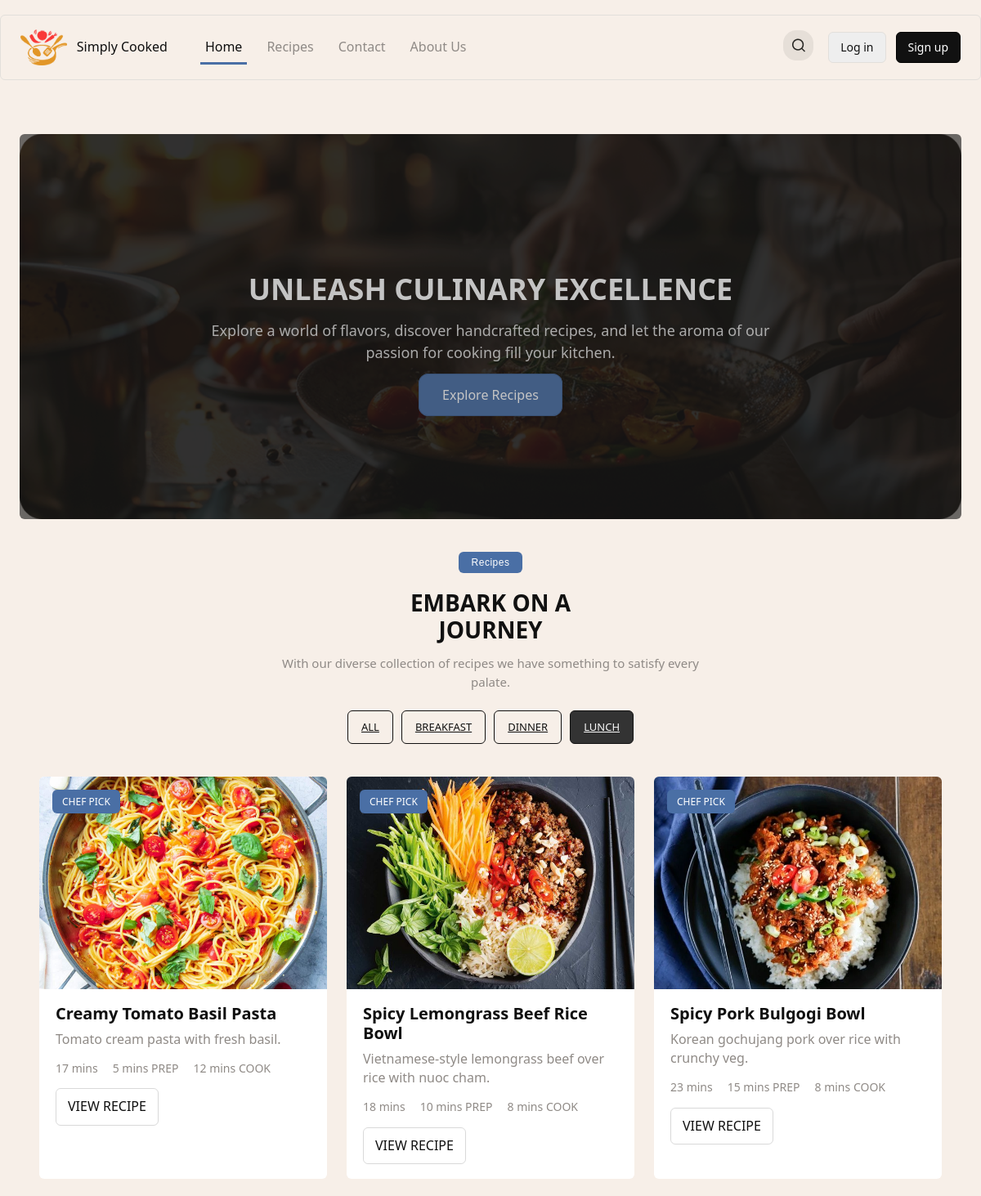
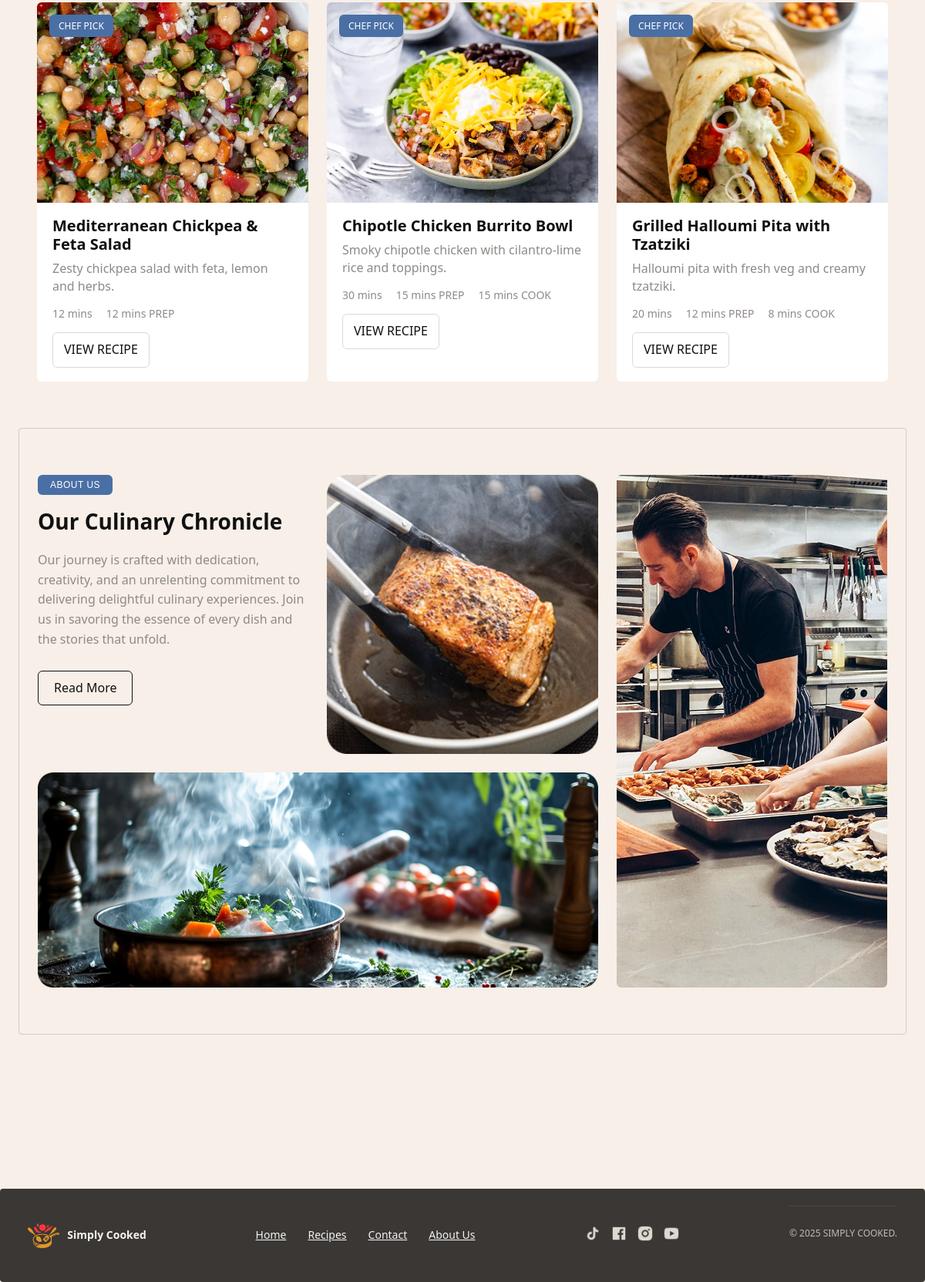
Page /?cat=lunch on the committed database (2 pictures, top to bottom).
### tables this page shows
CREATE TABLE categories (
  category_id INT UNSIGNED AUTO_INCREMENT PRIMARY KEY,
  name VARCHAR(15) NOT NULL UNIQUE,
  slug VARCHAR(15) NOT NULL UNIQUE
);

CREATE TABLE recipes (
  recipe_id INT UNSIGNED AUTO_INCREMENT PRIMARY KEY,
  user_id INT UNSIGNED,
  title VARCHAR(80) NOT NULL,
  slug  VARCHAR(60) NOT NULL UNIQUE,
   
  description TEXT,
  meta_description VARCHAR(150),
  keywords VARCHAR(100),
  main_image_url VARCHAR(255),
  prep_minutes  SMALLINT UNSIGNED,                
  cook_minutes  SMALLINT UNSIGNED,
  total_minutes SMALLINT UNSIGNED,  
  views INT NOT NULL DEFAULT 0,
  difficulty ENUM('easy','medium','hard') DEFAULT 'easy',
  is_featured BOOLEAN DEFAULT FALSE,
  instructions_intro TEXT NULL,
  video_url VARCHAR(255) NULL,
  origin_place VARCHAR(80) NULL,      
  origin_zoom  TINYINT UNSIGNED NULL DEFAULT 11,   
  origin_map_embed_url VARCHAR(255) NULL,          

  created_at TIMESTAMP DEFAULT CURRENT_TIMESTAMP,
  updated_at TIMESTAMP DEFAULT CURRENT_TIMESTAMP ON UPDATE CURRENT_TIMESTAMP,
  FOREIGN KEY (user_id) REFERENCES users(user_id) ON DELETE SET NULL
);

### app/views/recipe_card.php (the view, shortened to what this page needs)
<?php
if (!isset($recipe) && isset($r)) { $recipe = $r; }
if (!function_exists('fmt_minutes_card')) {
  function fmt_minutes_card($m) {
    $m = (int)$m;
    if ($m < 60) return $m . ' mins';
    $h = intdiv($m, 60);
    $r = $m % 60;
    return $r ? "{$h}h {$r}m" : "{$h}h";
  }
}
$slug   = htmlspecialchars($recipe['slug']);
$title  = htmlspecialchars($recipe['title']);
$img    = htmlspecialchars($recipe['main_image_url'] ?? '');
$desc   = htmlspecialchars($recipe['meta_description'] ?? '');
?>
<div class="recipe-card">
  <div class="recipe-card-media">
    <img class="recipe-card-img" src="<?php echo $img; ?>" alt="<?php echo $title; ?>" loading="lazy">
    <?php if (!empty($recipe['is_featured'])): ?>
      <span class="badge-pill badge-orange">CHEF PICK</span>
    <?php endif; ?>
  </div>
  <div class="recipe-card-body">
    <h3 class="recipe-card-title">
      <a class="recipe-card-link" href="recipe.php?slug=<?php echo $slug; ?>">
        <?php echo $title; ?>
      </a>
    </h3>
    <p class="recipe-card-desc"><?php echo $desc; ?></p>
    <div class="recipe-card-meta">
      <?php if (!empty($recipe['total_minutes'])): ?>
        <span><?php echo htmlspecialchars(fmt_minutes_card($recipe['total_minutes'])); ?></span>
      <?php endif; ?>
      <?php if (!empty($recipe['prep_minutes'])): ?>
        <span><?php echo htmlspecialchars(fmt_minutes_card($recipe['prep_minutes'])); ?> PREP</span>
      <?php endif; ?>
      <?php if (!empty($recipe['cook_minutes'])): ?>
        <span><?php echo htmlspecialchars(fmt_minutes_card($recipe['cook_minutes'])); ?> COOK</span>
      <?php endif; ?>
    </div>
    <a class="btn-view" href="recipe.php?slug=<?php echo $slug; ?>">VIEW RECIPE</a>
  </div>
</div>

### app/views/receipt_section.php (shortened to what this page needs)
<?php
require_once __DIR__ . '/../../config/db.php';
$cats = [];
$catStmt = $conn->prepare("SELECT slug, name FROM categories ORDER BY name ASC");
$catStmt->execute();
$catRes = $catStmt->get_result();
while ($row = $catRes->fetch_assoc()) {
  $slug = strtolower(trim($row['slug']));
  if ($slug !== '') {
    $cats[$slug] = $row['name'];
  }
}
$cat = strtolower(trim($_GET['cat'] ?? 'all'));
function render_recipe_card(array $r) {
  include __DIR__ . '/recipe_card.php';
}
if ($cat === 'all') {
  $sql = "
    SELECT r.*
    FROM recipes r
    ORDER BY r.is_featured DESC, r.created_at DESC
    LIMIT 6";
  $stmt = $conn->prepare($sql);
} else {
  $sql = "
    SELECT r.*
    FROM recipes r
    JOIN recipe_categories rc ON rc.recipe_id = r.recipe_id
    JOIN categories c ON c.category_id = rc.category_id
    WHERE c.slug = ?
    ORDER BY r.is_featured DESC, r.created_at DESC
    LIMIT 6";
  $stmt = $conn->prepare($sql);
  $stmt->bind_param('s', $cat);
}
$stmt->execute();
$res = $stmt->get_result();
?>
<section class="recipes-section">
  <div class="container">
    <header class="recipes-header">
      <button class="recipes-badge" disabled>Recipes</button>
      <h2 class="recipes-title">
        EMBARK ON A <br> JOURNEY
      </h2>
      <p class="recipes-desc">
        With our diverse collection of recipes we have something to satisfy every palate.
      </p>
      <div class="recipe-filters">
        <?php
          $currentCat = $cat;
          $isActive = ($currentCat === 'all') ? 'active' : '';
          $href = strtok($_SERVER['REQUEST_URI'], '?');
        ?>
          <a href="<?php echo htmlspecialchars($href); ?>" class="filter-pill <?php echo $isActive; ?>">
            ALL
          </a>
        <?php
          foreach ($cats as $slug => $name):
            $isActive = ($currentCat === $slug) ? 'active' : '';
            $url = $href . '?cat=' . urlencode($slug);
        ?>
            <a href="<?php echo htmlspecialchars($url); ?>" class="filter-pill <?php echo $isActive; ?>">
              <?php echo htmlspecialchars(strtoupper($name)); ?>
            </a>
        <?php endforeach; ?>
      </div>
    </header>
    <div class="cards-grid">
      <?php while ($r = $res->fetch_assoc()): ?>
        <?php render_recipe_card($r); ?>
      <?php endwhile; ?>
    </div>
  </div>
</section>

### public/css/style.css (style rules this page uses)
:root { --bg: #f7efe8; --card: #fff; --muted: #8f8a86; --accent: #4a6fa5; --accent-dark: #3e5f8f; --text: #0f0f0f; --max-width: 1450px; --shadow: none; --round: 6px; --radius-lg: 6px; --container-padding: 24px; --header-height: 80px; --font-heading: system-ui, -apple-system, "Segoe UI", Arial, sans-serif; --font-body: system-ui, -apple-system, "Segoe UI", Arial, sans-serif; }
* { box-sizing: border-box; }
html, body { height: 100%; }
body { margin: 0; background: var(--bg); color: var(--text); font-family: var(--font-body); line-height: 1.45; -webkit-font-smoothing: antialiased; -moz-osx-font-smoothing: grayscale; -webkit-text-size-adjust: 100%; }
.container { width: 100%; max-width: var(--max-width); margin: 0 auto; padding: 0 var(--container-padding); }
.cards-grid { display: grid; grid-template-columns: repeat(3, 1fr); gap: 24px; margin-top: 14px; }
.recipe-card { background: var(--card,#fff); border-radius: var(--radius-lg); box-shadow: var(--shadow,0 6px 18px rgba(14,14,14,.06)); overflow: hidden; }
.recipe-card-media { position: relative; }
.recipe-card-img { width: 100%; height: 260px; display: block; object-fit: cover; }
.badge-pill { padding: 6px 12px; background: #eee; position: absolute; left: 16px; top: 16px; border-radius: var(--round); font-size: 12px; font-weight: 500; }
.badge-orange { background: var(--accent,#ff6f48); color: #fff; }
.recipe-card-body { padding: 18px 20px; }
.recipe-card-title { margin: 0 0 8px 0; font-family: var(--font-heading,inherit); font-size: 20px; line-height: 1.2; }
.recipe-card-link { color: inherit; text-decoration: none; }
.recipe-card-desc { margin: 0 0 14px; color: var(--muted,#777); }
.recipe-card-meta { display: flex; gap: 18px; color: var(--muted,#777); font-size: 14px; margin-bottom: 14px; }
.recipes-header { max-width: 720px; margin: 0 auto 40px; text-align: center; }
.recipes-badge { padding: 6px 16px; background: var(--accent); color: #fff; border: none; border-radius: var(--round); font-size: 12px; font-weight: 500; letter-spacing: 0.5px; cursor: default; margin-bottom: 12px; }
.recipes-title { margin: 8px 0 12px; color: #111; font-family: var(--font-heading); font-size: 28px; line-height: 1.2; }
.recipes-desc { max-width: 520px; margin: 0 auto 24px; color: var(--muted); font-size: 15px; line-height: 1.5; }
.recipe-filters { display: flex; flex-wrap: wrap; justify-content: center; gap: 10px; margin-bottom: 24px; }
.filter-pill { padding: 10px 16px; background: transparent; color: #111; border: 1px solid #111; border-radius: var(--round); font-size: 13px; font-weight: 500; cursor: pointer; transition: all 0.2s ease; }
.filter-pill.active, .filter-pill:hover { background: #333; color: #f8f8f8; transition: none; }
.btn-view { display:inline-block; padding:10px 14px; border:1px solid rgba(0,0,0,.15); border-radius: var(--round); text-decoration:none; color:inherit; }

### rows in the picture
categories: name "LUNCH"
recipes: main_image_url (picture), is_featured "CHEF PICK", title "Creamy Tomato Basil Pasta", meta_description "Tomato cream pasta with fresh basil.", total_minutes "17 mins", prep_minutes "5 mins", cook_minutes "12 mins"
recipes: main_image_url (picture), is_featured "CHEF PICK", title "Spicy Lemongrass Beef Rice Bowl", meta_description "Vietnamese-style lemongrass beef over rice with nuoc cham.", total_minutes "18 mins", prep_minutes "10 mins", cook_minutes "8 mins"
recipes: main_image_url (placeholder picture), is_featured "CHEF PICK", title "Spicy Pork Bulgogi Bowl", meta_description "Korean gochujang pork over rice with crunchy veg.", total_minutes "23 mins", prep_minutes "15 mins", cook_minutes "8 mins"
recipes: main_image_url (placeholder picture), is_featured "CHEF PICK", title "Mediterranean Chickpea & Feta Salad", meta_description "Zesty chickpea salad with feta, lemon and herbs.", total_minutes "12 mins", prep_minutes "12 mins"
recipes: main_image_url (placeholder picture), is_featured "CHEF PICK", title "Chipotle Chicken Burrito Bowl", meta_description "Smoky chipotle chicken with cilantro-lime rice and toppings.", total_minutes "30 mins", prep_minutes "15 mins", cook_minutes "15 mins"
recipes: main_image_url (placeholder picture), is_featured "CHEF PICK", title "Grilled Halloumi Pita with Tzatziki", meta_description "Halloumi pita with fresh veg and creamy tzatziki.", total_minutes "20 mins", prep_minutes "12 mins", cook_minutes "8 mins"

### other values in the picture
$name "BREAKFAST"
$name "DINNER"
